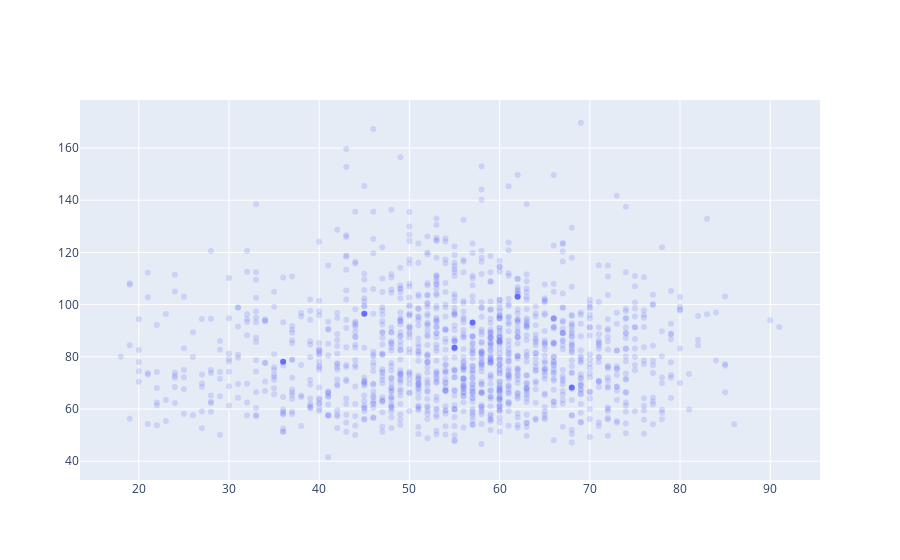

The notebook cell saved with this chart:
### Code cell
fig = go.Figure(go.Scatter(x = df0["age (years)"], y = df0["weight (kg)"], mode = "markers"))
fig["data"][0].selectedpoints = list(a)
fig

### Figure 1 — Plotly figure (JSON) as saved in the notebook; plotly's stock layout.template omitted (floating-point values rounded to 4 significant figures; data arrays with more than 128 entries replaced by an {"elided": "..."} marker saying what was removed)
{"data": [{"mode": "markers", "selectedpoints": [5, 6, 8, 20, 23, 28], "type": "scatter", "x": {"elided": "1422 int values"}, "y": {"elided": "1422 float values"}}], "layout": {}}
